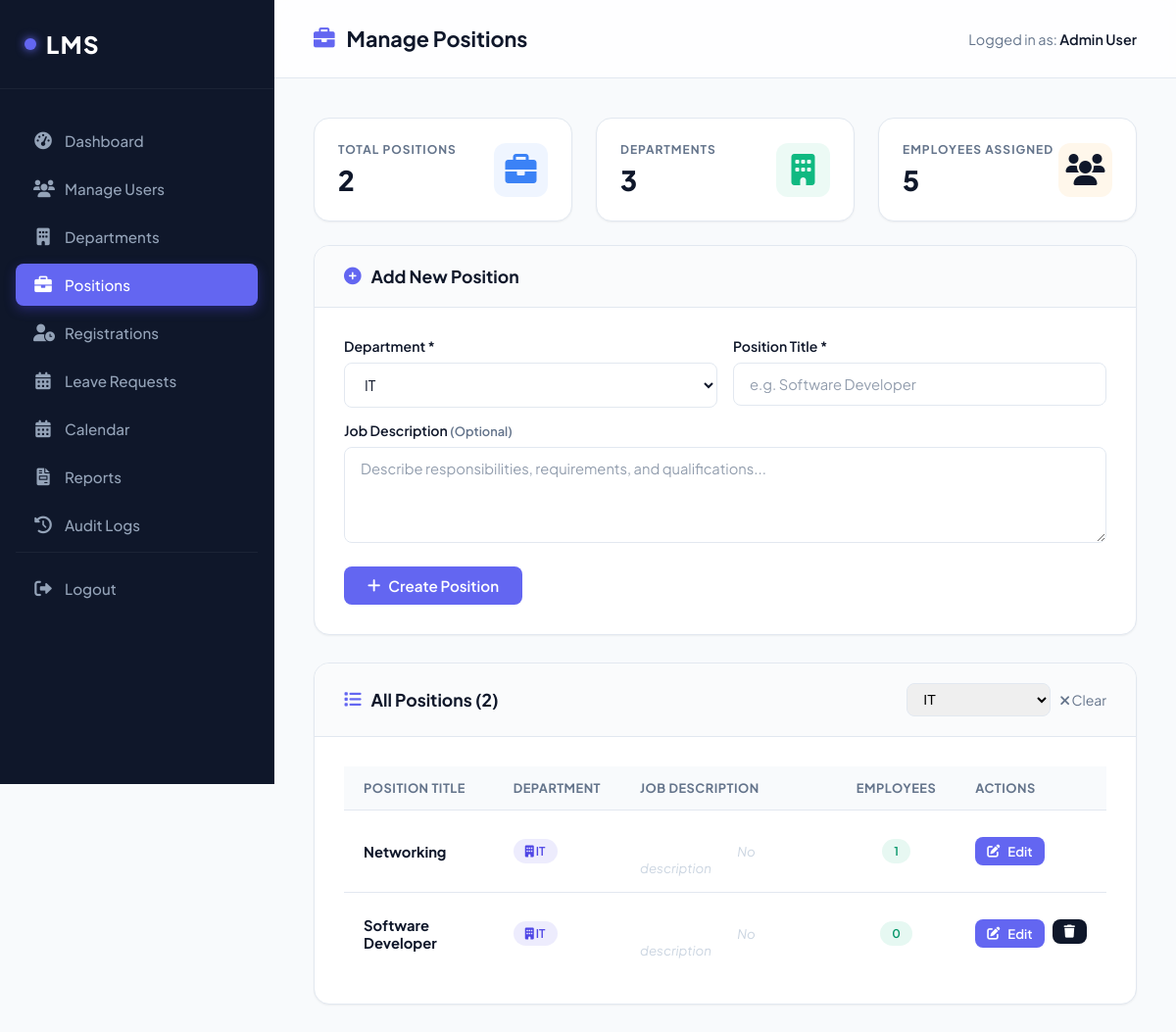
Page /manage_positions.php?dept=2 (signed in) on the committed database.
### tables this page shows
CREATE TABLE `positions` (
  `id` int(11) NOT NULL,
  `department_id` int(11) NOT NULL,
  `title` varchar(100) NOT NULL,
  `job_description` text DEFAULT NULL,
  `created_at` datetime DEFAULT current_timestamp()
);

CREATE TABLE `departments` (
  `id` int(11) NOT NULL,
  `name` varchar(100) NOT NULL,
  `description` text DEFAULT NULL,
  `manager_id` int(11) DEFAULT NULL,
  `created_at` datetime DEFAULT current_timestamp()
);

### includes/auth_check.php (called while the page is built, shortened)
<?php
function e($value) {
    return htmlspecialchars($value ?? '', ENT_QUOTES, 'UTF-8');
}
?>

### manage_positions.php (the view, shortened to what this page needs)
<?php
require_once 'includes/config.php';
require_once 'includes/auth_check.php';
$filter_dept = (int)($_GET['dept'] ?? 0);
$departments = $pdo->query("SELECT * FROM departments ORDER BY name ASC")->fetchAll();
$posQuery = "
    SELECT p.*, d.name AS dept_name,
        (SELECT COUNT(*) FROM users u WHERE u.position_id = p.id) AS employee_count
    FROM positions p
    JOIN departments d ON p.department_id = d.id
";
$posParams = [];
if ($filter_dept) {
    $posQuery  .= " WHERE p.department_id = ?";
    $posParams[] = $filter_dept;
}
$posQuery .= " ORDER BY d.name ASC, p.title ASC";
$stmt = $pdo->prepare($posQuery);
$stmt->execute($posParams);
$positions = $stmt->fetchAll();
$total_positions = count($positions);
$total_departments = $pdo->query("SELECT COUNT(*) FROM departments")->fetchColumn();
$total_employees_assigned = $pdo->query("SELECT COUNT(*) FROM users WHERE position_id IS NOT NULL")->fetchColumn();
?>
<!DOCTYPE html>
<html lang="en">
<head>
    <link rel="stylesheet" href="assets/style.css">
    <link rel="stylesheet" href="https://cdnjs.cloudflare.com/ajax/libs/font-awesome/6.0.0/css/all.min.css">
</head>
<body>
    <?php include 'includes/sidebar.php'; ?>
    <div class="main-content">
        <div class="top-nav">
            <h2><i class="fas fa-briefcase"></i> Manage Positions</h2>
            <div class="user-info"><span>Logged in as: <strong><?php echo e($_SESSION['name']); ?></strong></span></div>
        </div>
        <div class="content-wrapper">
            <div class="stats-container" style="margin-bottom: 24px;">
                <div class="stat-card">
                    <div class="stat-info">
                        <strong>Total Positions</strong>
                        <div class="value"><?php echo $total_positions; ?></div>
                    </div>
                    <div class="stat-icon" style="background: rgba(59, 130, 246, 0.08); color: #3b82f6;">
                        <i class="fas fa-briefcase"></i>
                    </div>
                </div>
                <div class="stat-card">
                    <div class="stat-info">
                        <strong>Departments</strong>
                        <div class="value"><?php echo $total_departments; ?></div>
                    </div>
                    <div class="stat-icon" style="background: rgba(16, 185, 129, 0.08); color: #10b981;">
                        <i class="fas fa-building"></i>
                    </div>
                </div>
                <div class="stat-card">
                    <div class="stat-info">
                        <strong>Employees Assigned</strong>
                        <div class="value"><?php echo $total_employees_assigned; ?></div>
                    </div>
                    <div class="stat-icon" style="background: rgba(245, 158, 11, 0.08); color: var(--warning);">
                        <i class="fas fa-users"></i>
                    </div>
                </div>
            </div>
            <div class="card" style="margin-bottom: 28px;">
                <div class="card-header"><h3><i class="fas fa-plus-circle"></i> Add New Position</h3></div>
                <div class="card-body">
                    <form method="POST">
                        <div class="form-row" style="display: grid; grid-template-columns: 1fr 1fr; gap: 16px;">
                            <div class="form-group" style="margin: 0;">
                                <label>Department <span style="color:var(--danger)">*</span></label>
                                <select name="department_id" required>
                                    <?php foreach ($departments as $d): ?>
                                    <option value="<?php echo $d['id']; ?>" <?php echo $filter_dept == $d['id'] ? 'selected' : ''; ?>><?php echo e($d['name']); ?></option>
                                    <?php endforeach; ?>
                                </select>
                            </div>
                            <div class="form-group" style="margin: 0;">
                                <label>Position Title <span style="color:var(--danger)">*</span></label>
                                <input type="text" name="title" required placeholder="e.g. Software Developer">
                            </div>
                        </div>
                        <div class="form-group" style="margin-top: 14px;">
                            <label>Job Description <span style="font-size:0.8rem; color:var(--text-muted)">(Optional)</span></label>
                            <textarea name="job_description" rows="4" placeholder="Describe responsibilities, requirements, and qualifications..."></textarea>
                        </div>
                        <button type="submit" style="width: auto; padding: 10px 24px;">
                            <i class="fas fa-plus"></i> Create Position
                        </button>
                    </form>
                </div>
            </div>
            <div class="card">
                <div class="card-header" style="display: flex; justify-content: space-between; align-items: center; flex-wrap: wrap; gap: 12px;">
                    <h3><i class="fas fa-list"></i> All Positions (<?php echo count($positions); ?>)</h3>
                    <div class="filter-bar" style="margin: 0;">
                        <form method="GET" style="display: flex; gap: 10px; align-items: center;">
                            <select name="dept" onchange="this.form.submit()" style="padding: 7px 12px; font-size: 0.88rem; border: 1px solid var(--border); border-radius: 8px;">
                                <?php foreach ($departments as $d): ?>
                                <option value="<?php echo $d['id']; ?>" <?php echo $filter_dept == $d['id'] ? 'selected' : ''; ?>><?php echo e($d['name']); ?></option>
                                <?php endforeach; ?>
                            </select>
                            <?php if ($filter_dept): ?>
                            <a href="manage_positions.php" style="color: var(--text-muted); font-size: 0.88rem; text-decoration: none;"><i class="fas fa-times"></i> Clear</a>
                            <?php endif; ?>
                        </form>
                    </div>
                </div>
                <div class="card-body">
                    <div class="table-responsive">
                        <table>
                            <thead>
                                <tr>
                                    <th>Position Title</th>
                                    <th>Department</th>
                                    <th>Job Description</th>
                                    <th>Employees</th>
                                    <th>Actions</th>
                                </tr>
                            </thead>
                            <tbody>
                                <?php if (empty($positions)): ?>
                                <tr><td colspan="5" style="text-align: center; padding: 30px; color: var(--text-muted);">No positions found.</td></tr>
                                <?php else: ?>
                                <?php foreach ($positions as $p): ?>
                                <tr>
                                    <td><strong><?php echo e($p['title']); ?></strong></td>
                                    <td>
                                        <span class="badge" style="background: rgba(79,70,229,0.1); color: #4f46e5;">
                                            <i class="fas fa-building"></i> <?php echo e($p['dept_name']); ?>
                                        </span>
                                    </td>
                                    <td>
                                        <div class="jd-preview">
                                            <?php echo $p['job_description']
                                                ? (strlen($p['job_description']) > 100 ? e(substr($p['job_description'], 0, 100)) . '…' : e($p['job_description']))
                                                : '<em style="color:#cbd5e1">No description</em>'; ?>
                                        </div>
                                    </td>
                                    <td style="text-align: center;">
                                        <span class="badge" style="background: rgba(16,185,129,0.1); color: #059669;">
                                            <?php echo $p['employee_count']; ?>
                                        </span>
                                    </td>
                                    <td>
                                        <div style="display: flex; gap: 8px;">
                                            <button onclick="openEdit(<?php echo $p['id']; ?>,<?php echo $p['department_id']; ?>,'<?php echo e(addslashes($p['title'])); ?>','<?php echo e(addslashes($p['job_description'] ?? '')); ?>')"
                                                style="width: auto; padding: 6px 12px; font-size: 0.82rem; background: var(--primary);">
                                                <i class="fas fa-edit"></i> Edit
                                            </button>
                                            <?php if ($p['employee_count'] == 0): ?>
                                            <form method="POST" style="display: inline;" onsubmit="return confirm('Delete this position?')">
                                                <button type="submit" style="width: auto; padding: 6px 12px; font-size: 0.82rem; background: var(--danger);">
                                                    <i class="fas fa-trash"></i>
                                                </button>
                                            </form>
                                            <?php endif; ?>
                                        </div>
                                    </td>
                                </tr>
                                <?php endforeach; ?>
                                <?php endif; ?>
                            </tbody>
                        </table>
                    </div>
                </div>
            </div>
        </div>
    </div>
</body>
</html>

### manage_positions.php (style rules this page uses)
.jd-preview { font-size: 0.83rem; color: var(--text-muted); max-width: 280px; white-space: pre-wrap; word-break: break-word; }
.filter-bar { display: flex; align-items: center; gap: 12px; margin-bottom: 18px; }

### rows in the picture
positions: title "Networking", department.name "IT", shows "No description", employee_count "1"
positions: title "Software Developer", department.name "IT", job_description "No description", employee_count "0"

### other values in the picture
$_SESSION['name'] "Admin User"
$total_positions "2"
$total_departments "3"
$total_employees_assigned "5"
count($positions) "2"
form field department_id "IT"
form field dept "IT"
